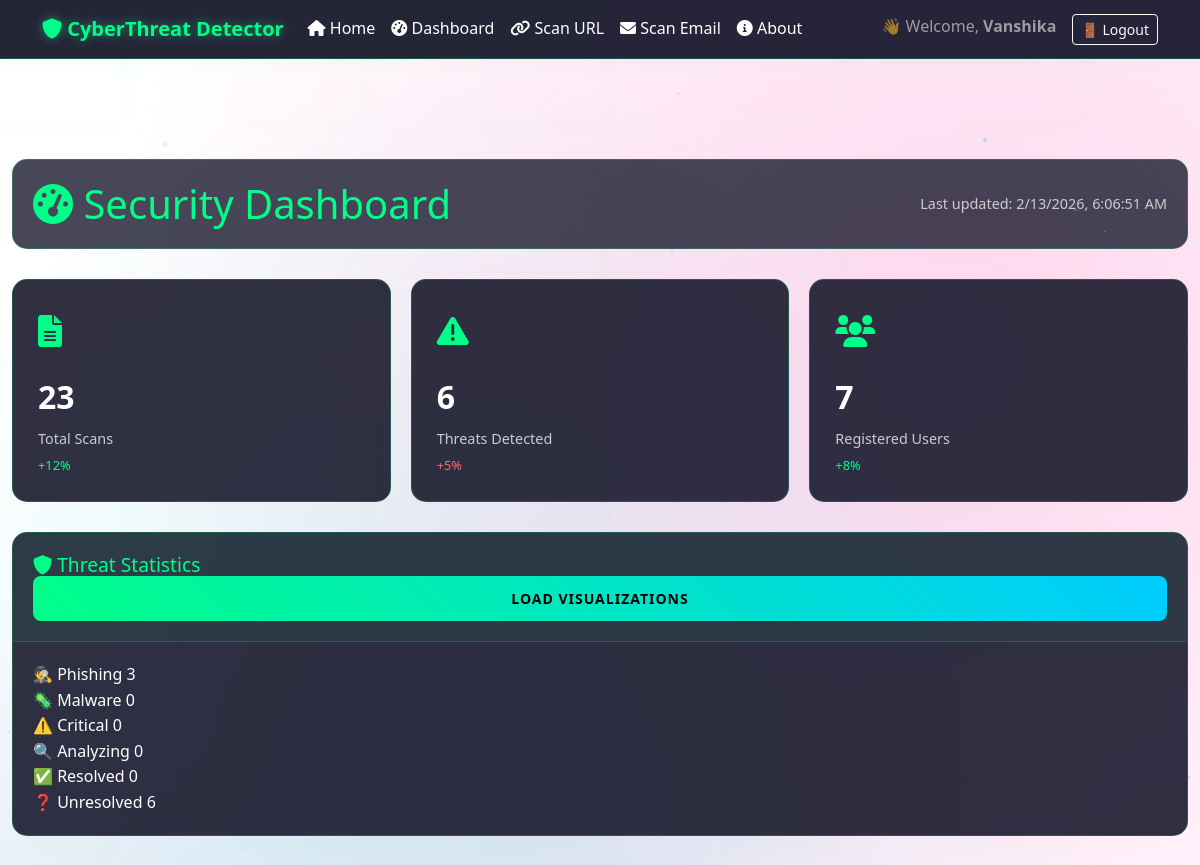
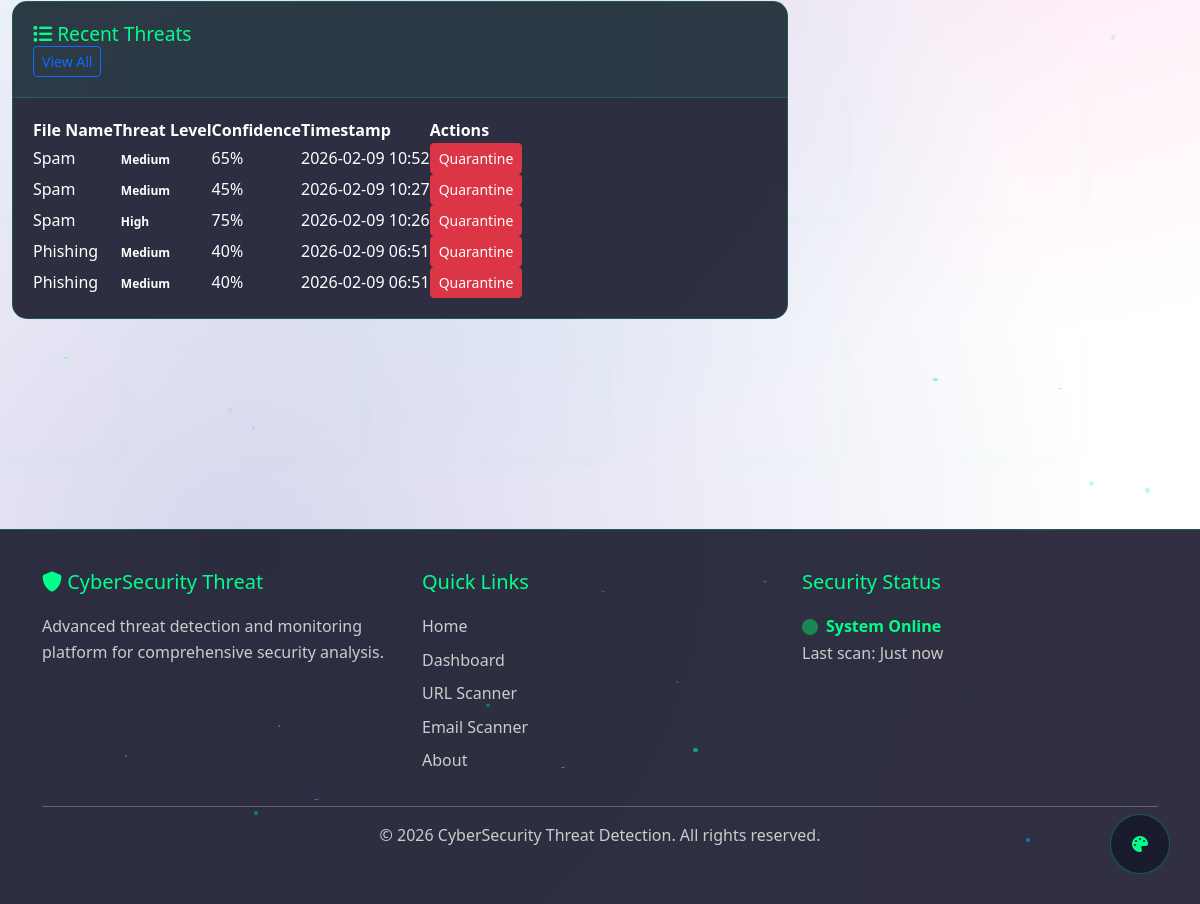
The page /dashboard/ (signed in) on the database its author committed (2 pictures, top to bottom).
### myapp/models.py (models this page shows)
class ThreatLog(models.Model):
    THREAT_TYPES = [
        ('phishing', 'Phishing'),
        ('malware', 'Malware'),
        ('brute_force', 'Brute Force'),
        ('sql_injection', 'SQL Injection'),
        ('xss', 'XSS'),
        ('ransomware', 'Ransomware'),
        ('zero_day', 'Zero Day'),
    ]
    SEVERITY_LEVELS = [
        ('low', 'Low'),
        ('medium', 'Medium'),
        ('high', 'High'),
        ('critical', 'Critical'),
    ]
    threat_type = models.CharField(max_length=50, choices=THREAT_TYPES)
    severity = models.CharField(max_length=20, choices=SEVERITY_LEVELS, default='medium')
    status = models.CharField(max_length=20, default='detected')
    source_ip = models.GenericIPAddressField(null=True, blank=True)
    target_ip = models.GenericIPAddressField(null=True, blank=True)
    url = models.URLField(null=True, blank=True)
    file_hash = models.CharField(max_length=128, null=True, blank=True)
    description = models.TextField()
    detection_method = models.CharField(max_length=100, default='Manual')
    confidence_score = models.IntegerField(default=0)
    timestamp = models.DateTimeField(auto_now_add=True)
    reported_by = models.ForeignKey(User, on_delete=models.SET_NULL, null=True, blank=True)

### myapp/views.py (the view)
# urls.py: path('dashboard/', views.dashboard, name='dashboard'),
@login_required
def dashboard(request):
    threats = ThreatLog.objects.all()
    threat_stats = {
        'total': threats.count(),
        'critical': threats.filter(severity='critical').count(),
        'high': threats.filter(severity='high').count(),
        'medium': threats.filter(severity='medium').count(),
        'low': threats.filter(severity='low').count(),
        'resolved': threats.filter(status='resolved').count(),
        'unresolved': threats.exclude(status='resolved').count(),
        'detected': threats.filter(status='detected').count(),
        'analyzing': threats.filter(status='analyzing').count(),
        'contained': threats.filter(status='contained').count(),
        'phishing': threats.filter(threat_type='phishing').count(),
        'malware': threats.filter(threat_type='malware').count(),
    }
    recent_threats = threats.order_by('-timestamp')[:5]
    context = {
        'total_scans': ScanLog.objects.count(),
        'threats_detected': threat_stats['total'],
        'uptime_hours': 247,
        'active_users': User.objects.count(),
        'current_time': datetime.now().strftime('%Y-%m-%d %H:%M:%S'),
        'recent_threats': recent_threats,
        'threat_stats': threat_stats
    }
    return render(request, 'myapp/dashboard.html', context)

### templates/myapp/dashboard.html (shortened to what this page needs)
{% extends 'myapp/base.html' %}
{% load static %}
{% block content %}
<div class="dashboard-container">
    <div class="container-fluid">
        <div class="dashboard-header">
            <h1><i class="fas fa-tachometer-alt"></i> Security Dashboard</h1>
            <div class="dashboard-time">Last updated: <span id="current-time">{{ current_time }}</span></div>
        </div>
        <div class="stats-grid">
            <div class="stat-box">
                <div class="stat-icon">
                    <i class="fas fa-file-alt"></i>
                </div>
                <div class="stat-value">{{ total_scans|default:0 }}</div>
                <div class="stat-label">Total Scans</div>
                <div class="stat-change positive">+12%</div>
            </div>
            <div class="stat-box">
                <div class="stat-icon">
                    <i class="fas fa-exclamation-triangle"></i>
                </div>
                <div class="stat-value">{{ threats_detected|default:0 }}</div>
                <div class="stat-label">Threats Detected</div>
                <div class="stat-change negative">+5%</div>
            </div>
            <div class="stat-box">
                <div class="stat-icon">
                    <i class="fas fa-users"></i>
                </div>
                <div class="stat-value">{{ active_users|default:0 }}</div>
                <div class="stat-label">Registered Users</div>
                <div class="stat-change positive">+8%</div>
            </div>
        </div>
        <div class="dashboard-card">
            <div class="card-header">
                <h3><i class="fas fa-shield-alt"></i> Threat Statistics</h3>
                <div id="chart-controls">
                    <button id="load-charts-btn" class="btn btn-primary btn-sm">Load Visualizations</button>
                </div>
            </div>
            <div class="card-body">
                <div class="threat-stats-grid">
                    <div class="threat-stat-item">
                        <span class="threat-stat-label">🕵️ Phishing</span>
                        <span class="threat-stat-value">{{ threat_stats.phishing|default:0 }}</span>
                    </div>
                    <div class="threat-stat-item">
                        <span class="threat-stat-label">🦠 Malware</span>
                        <span class="threat-stat-value">{{ threat_stats.malware|default:0 }}</span>
                    </div>
                    <div class="threat-stat-item">
                        <span class="threat-stat-label">⚠️ Critical</span>
                        <span class="threat-stat-value">{{ threat_stats.critical|default:0 }}</span>
                    </div>
                    <div class="threat-stat-item">
                        <span class="threat-stat-label">🔍 Analyzing</span>
                        <span class="threat-stat-value">{{ threat_stats.analyzing|default:0 }}</span>
                    </div>
                    <div class="threat-stat-item">
                        <span class="threat-stat-label">✅ Resolved</span>
                        <span class="threat-stat-value">{{ threat_stats.resolved|default:0 }}</span>
                    </div>
                    <div class="threat-stat-item">
                        <span class="threat-stat-label">❓ Unresolved</span>
                        <span class="threat-stat-value">{{ threat_stats.unresolved|default:0 }}</span>
                    </div>
                </div>
            </div>
        </div>
        <div class="row">
            <div class="col-lg-8">
                <div class="dashboard-card">
                    <div class="card-header">
                        <h3><i class="fas fa-list"></i> Recent Threats</h3>
                        <a href="{% url 'all_threats' %}" class="btn btn-sm btn-outline-primary">View All</a>
                    </div>
                    <div class="card-body">
                        <div class="table-responsive">
                            <table class="threats-table">
                                <thead>
                                    <tr>
                                        <th>File Name</th>
                                        <th>Threat Level</th>
                                        <th>Confidence</th>
                                        <th>Timestamp</th>
                                        <th>Actions</th>
                                    </tr>
                                </thead>
                                <tbody>
                                    {% for threat in recent_threats %}
                                    <tr>
                                        <td>{{ threat.threat_type|title }}</td>
                                        <td><span class="badge badge-{{ threat.severity }}">{{ threat.severity|title }}</span></td>
                                        <td>{{ threat.confidence_score }}%</td>
                                        <td>{{ threat.timestamp|date:"Y-m-d H:i" }}</td>
                                        <td><button class="btn btn-sm btn-danger">Quarantine</button></td>
                                    </tr>
                                    {% empty %}
                                    <tr>
                                        <td colspan="5" class="text-center">No recent threats.</td>
                                    </tr>
                                    {% endfor %}
                                </tbody>
                            </table>
                        </div>
                    </div>
                </div>
            </div>
        </div>
    </div>
</div>
{% endblock %}

### templates/myapp/base.html (shortened to what this page needs)
<!DOCTYPE html>
{% load static %}
<html lang="en">
<head>
    <link href="https://cdn.jsdelivr.net/npm/bootstrap@5.3.0/dist/css/bootstrap.min.css" rel="stylesheet">
    <link rel="stylesheet" href="{% static 'myapp/css/style.css' %}">
    <link rel="stylesheet" href="https://cdnjs.cloudflare.com/ajax/libs/font-awesome/6.0.0/css/all.min.css">
</head>
<body class="cyber-bg">
    <div id="particles-container" class="particles-container"></div>
    <nav class="navbar navbar-expand-lg navbar-dark cyber-navbar">
        <div class="container">
            <a class="navbar-brand cyber-brand" href="{% url 'home' %}">
                <i class="fas fa-shield-alt"></i> CyberThreat Detector
            </a>
            <div class="collapse navbar-collapse" id="navbarNav">
                <ul class="navbar-nav me-auto">
                    <li class="nav-item">
                        <a class="nav-link" href="{% url 'home' %}"><i class="fas fa-home"></i> Home</a>
                    </li>
                    <li class="nav-item">
                        <a class="nav-link" href="{% url 'dashboard' %}"><i class="fas fa-tachometer-alt"></i> Dashboard</a>
                    </li>
                    <li class="nav-item">
                        <a class="nav-link" href="{% url 'scan_url' %}"><i class="fas fa-link"></i> Scan URL</a>
                    </li>
                    <li class="nav-item">
                        <a class="nav-link" href="{% url 'scan_email' %}"><i class="fas fa-envelope"></i> Scan Email</a>
                    </li>
                    <li class="nav-item">
                        <a class="nav-link" href="{% url 'about' %}"><i class="fas fa-info-circle"></i> About</a>
                    </li>
                </ul>
                <ul class="navbar-nav">
                    {% if request.user.is_authenticated %}
                        <li class="nav-item">
                            <span class="navbar-text me-3">👋 Welcome, <strong>{{ request.user.username }}</strong></span>
                        </li>
                        <li class="nav-item">
                            <form method="post" action="{% url 'logout' %}" class="d-inline">
                                <button type="submit" class="btn btn-outline-light btn-sm">
                                    🚪 Logout
                                </button>
                            </form>
                        </li>
                    {% endif %}
                </ul>
            </div>
        </div>
    </nav>
    <main class="main-content">
        {% block content %}{% endblock %}
    </main>
    <div class="theme-switcher">
        <button id="theme-toggle" class="theme-btn">
            <i class="fas fa-palette"></i>
        </button>
    </div>
    <footer class="cyber-footer">
        <div class="container">
            <div class="row">
                <div class="col-md-4">
                    <h5><i class="fas fa-shield-alt"></i> CyberSecurity Threat</h5>
                    <p>Advanced threat detection and monitoring platform for comprehensive security analysis.</p>
                </div>
                <div class="col-md-4">
                    <h5>Quick Links</h5>
                    <ul class="footer-links">
                        <li><a href="{% url 'home' %}">Home</a></li>
                        <li><a href="{% url 'dashboard' %}">Dashboard</a></li>
                        <li><a href="{% url 'scan_url' %}">URL Scanner</a></li>
                        <li><a href="{% url 'scan_email' %}">Email Scanner</a></li>
                        <li><a href="{% url 'about' %}">About</a></li>
                    </ul>
                </div>
                <div class="col-md-4">
                    <h5>Security Status</h5>
                    <div class="status-indicator">
                        <i class="fas fa-circle text-success"></i> System Online
                    </div>
                    <p>Last scan: <span id="last-scan-time">Just now</span></p>
                </div>
            </div>
            <hr>
            <div class="text-center">
                <p>&copy; 2026 CyberSecurity Threat Detection. All rights reserved.</p>
            </div>
        </div>
    </footer>
</body>
</html>

### rows shown on the page
ThreatLog: threat_type "Spam", severity "Medium", confidence_score "65", timestamp "2026-02-09 10:52"
ThreatLog: threat_type "Spam", severity "Medium", confidence_score "45", timestamp "2026-02-09 10:27"
ThreatLog: threat_type "Spam", severity "High", confidence_score "75", timestamp "2026-02-09 10:26"
ThreatLog: threat_type "Phishing", severity "Medium", confidence_score "40", timestamp "2026-02-09 06:51"
ThreatLog: threat_type "Phishing", severity "Medium", confidence_score "40", timestamp "2026-02-09 06:51"

### other values the page prints
{{ request.user.username }} "Vanshika"
{{ total_scans|default:0 }} "23"
{{ threats_detected|default:0 }} "6"
{{ active_users|default:0 }} "7"
{{ threat_stats.phishing|default:0 }} "3"
{{ threat_stats.malware|default:0 }} "0"
{{ threat_stats.critical|default:0 }} "0"
{{ threat_stats.analyzing|default:0 }} "0"
{{ threat_stats.resolved|default:0 }} "0"
{{ threat_stats.unresolved|default:0 }} "6"
